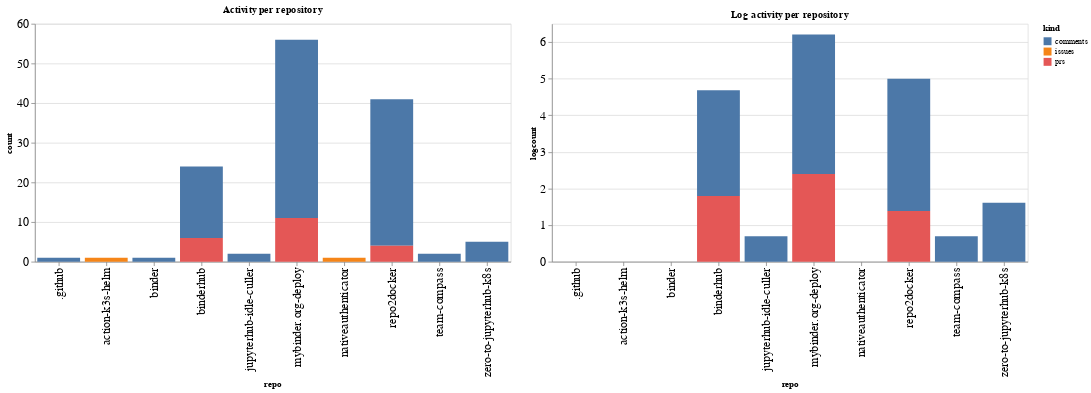

The cell this chart's notebook holds for it:
### Code cell
ch1 = alt.Chart(repo_summaries, width=600, title="Activity per repository").mark_bar().encode(
    x='repo',
    y='count',
    color='kind',
    tooltip="kind"
)

ch2 = alt.Chart(repo_summaries, width=600, title="Log activity per repository").mark_bar().encode(
    x='repo',
    y='logcount',
    color='kind',
    tooltip="kind"
)

ch1 | ch2

### Figure 1 — Vega-Lite specification as saved in the notebook (floating-point values rounded to 4 significant figures)
{"config": {"axisLeft": {"labelFontSize": 15}, "axisBottom": {"labelFontSize": 15}}, "hconcat": [{"mark": "bar", "encoding": {"color": {"type": "nominal", "field": "kind"}, "tooltip": {"type": "nominal", "field": "kind"}, "x": {"type": "nominal", "field": "repo"}, "y": {"type": "quantitative", "field": "count"}}, "title": "Activity per repository", "width": 600}, {"mark": "bar", "encoding": {"color": {"type": "nominal", "field": "kind"}, "tooltip": {"type": "nominal", "field": "kind"}, "x": {"type": "nominal", "field": "repo"}, "y": {"type": "quantitative", "field": "logcount"}}, "title": "Log activity per repository", "width": 600}], "data": {"name": "data-b5fbc719ec0853c7f47408455efbef6c"}, "$schema": "https://vega.github.io/schema/vega-lite/v4.8.1.json", "datasets": {"data-b5fbc719ec0853c7f47408455efbef6c": [{"repo": ".github", "kind": "comments", "count": 1, "logcount": 0.0}, {"repo": "action-k3s-helm", "kind": "issues", "count": 1, "logcount": 0.0}, {"repo": "binder", "kind": "comments", "count": 1, "logcount": 0.0}, {"repo": "binderhub", "kind": "comments", "count": 18, "logcount": 2.89}, {"repo": "binderhub", "kind": "prs", "count": 6, "logcount": 1.792}, {"repo": "jupyterhub-idle-culler", "kind": "comments", "count": 2, "logcount": 0.6931}, {"repo": "mybinder.org-deploy", "kind": "comments", "count": 45, "logcount": 3.807}, {"repo": "mybinder.org-deploy", "kind": "prs", "count": 11, "logcount": 2.398}, {"repo": "nativeauthenticator", "kind": "issues", "count": 1, "logcount": 0.0}, {"repo": "repo2docker", "kind": "comments", "count": 37, "logcount": 3.611}, {"repo": "repo2docker", "kind": "prs", "count": 4, "logcount": 1.386}, {"repo": "team-compass", "kind": "comments", "count": 2, "logcount": 0.6931}, {"repo": "zero-to-jupyterhub-k8s", "kind": "comments", "count": 5, "logcount": 1.609}]}}
